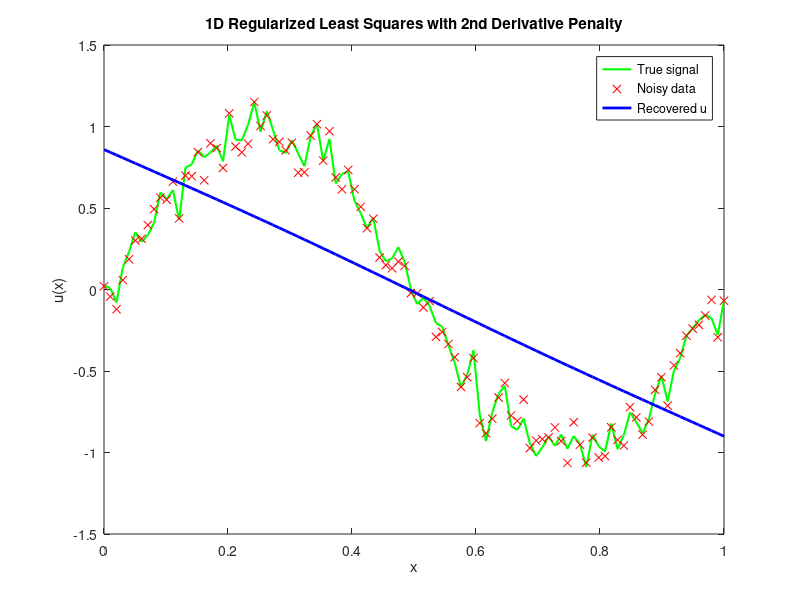

Here is the MATLAB script that generated this plot:
function demo_1d_regularization()
    % Parameters
    N = 100;                % Number of grid points
    x = linspace(0, 1, N)'; % Domain
    h = x(2) - x(1);        % Grid spacing

    % Ground truth signal
    u_true = sin(2*pi*x) + 0.1 * randn(N,1);  % Noisy sinusoidal signal

    % Measurement matrix A and observation b
    A = eye(N);             % Identity = observe all points
    b = u_true + 0.05*randn(N, 1);  % Add noise

    % Regularization matrix (2nd derivative operator)
    L = build_L_1d(N, h);   % Finite difference 2nd derivative
    lambda = 1e-2 * ones(N,1);  % Regularization weights
    epsilon = 1e-6;             % Stability constant (can be ignored in quad form)

    % Solve the regularized least squares problem
    u_sol = solve_regularized_least_squares(A, b, L, lambda, epsilon);

    % Plot
    figure;
    plot(x, u_true, 'g-', 'LineWidth', 1.5); hold on;
    plot(x, b, 'rx', 'DisplayName', 'Noisy data');
    plot(x, u_sol, 'b-', 'LineWidth', 2, 'DisplayName', 'Smoothed solution');
    legend('True signal', 'Noisy data', 'Recovered u');
    xlabel('x'); ylabel('u(x)');
    title('1D Regularized Least Squares with 2nd Derivative Penalty');
end

function L = build_L_1d(N, h)
    e = ones(N,1);
    L = spdiags([e -2*e e], -1:1, N, N);
    L(1,:) = 0; L(end,:) = 0;  % Handle boundaries (zero for now)
    L = L / h^2;
end

function u = solve_regularized_least_squares(A, b, L, lambda, epsilon)
    Lambda = diag(lambda);         % Diagonal weighting
    Reg = L' * Lambda * L;         % Regularization matrix
    H = A' * A + 2 * Reg;          % Composite system matrix
    rhs = A' * b;                  % Right-hand side
    u = H \ rhs;                   % Solve system
end
